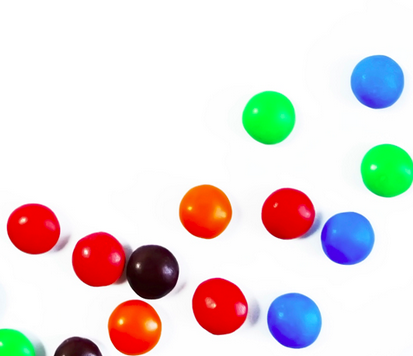
#> input picture computer_vision/opencv_basics/data/smarties.png, 413 x 356 px, found by its file name
$ jupyter execute 15_Morphological_Transformations.ipynb
#> lines starting #> are read from the running program, lines starting #| are printed output that depends on the picture; after the words box and inside, x2 and y2 are one past the last pixel; in counts of white or black regions, pixels touching at a corner belong together
Morphological transformations are some simple operations based on the image shape. It is normally performed on binary images. It needs two inputs, one is our original image, second one is called structuring element or kernel which decides the nature of operation. Two basic morphological operators are <code>Erosion and Dilation</code>. Then its variant forms like <code>Opening, Closing, Gradient etc</code> also comes into play. We will see them one-by-one with help of following image:

1. <span style="background-color: #FFFF00">Erosion</span>:

The basic idea of erosion is just like soil erosion only, it erodes away the boundaries of foreground object (Always try to keep foreground in white). So what it does? The kernel slides through the image (as in 2D convolution). A pixel in the original image (either 1 or 0) will be considered 1 only if all the pixels under the kernel is 1, otherwise it is eroded (made to zero).

So what happends is that, all the pixels near boundary will be discarded depending upon the size of kernel. So the thickness or size of the foreground object decreases or simply white region decreases in the image. It is useful for removing small white noises (as we have seen in colorspace chapter), detach two connected objects etc.

#### <code>2. Dilation </code>
It is just opposite of erosion. Here, a pixel element is '1' if atleast one pixel under the kernel is '1'. So it increases the white region in the image or size of foreground object increases. Normally, in cases like noise removal, erosion is followed by dilation. Because, erosion removes white noises, but it also shrinks our object. So we dilate it. Since noise is gone, they won't come back, but our object area increases. It is also useful in joining broken parts of an object.

#### <code>3. Opening</code>
Opening is just another name of erosion followed by dilation. It is useful in removing noise.

#### <code>4. Closing</code>
Closing is reverse of Opening, Dilation followed by Erosion. It is <span style="background-color: #FFFF00">useful in closing small holes inside the foreground objects, or small black points on the object </span>.

#### <code>5. Morphological Gradient</code>
It is the difference between dilation and erosion of an image.

The result will look like the outline of the object.

#### <code>6. Top Hat</code>
It is the difference between input image and Opening of the image.

#### <code>7. Black Hat</code>
It is the difference between the closing of the input image and input image.

[cell 1]
import cv2
import numpy as np
from matplotlib import pyplot as plt

[cell 2]
img = cv2.imread('C:/Users/piyus/All programming files/Computer_Vision/data/smarties.png', cv2.IMREAD_GRAYSCALE)
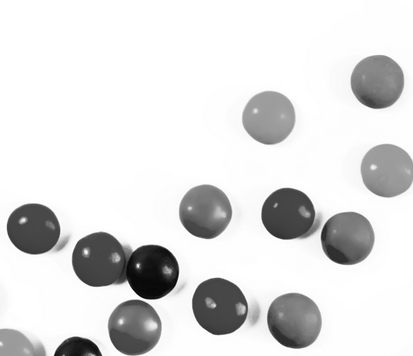
#> img: shape (356, 413); min 4, max 255, mean 222.6
_, mask = cv2.threshold(img, 220, 255, cv2.THRESH_BINARY_INV)
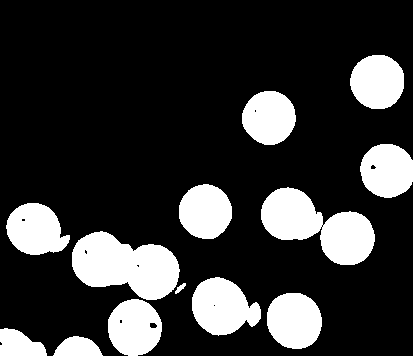
#> mask: shape (356, 413); 20.9% white; 13 white regions, largest, box (x1, y1, x2, y2) and area: (72, 231, 180, 300) 4953, (261, 187, 375, 265) 4823, (192, 277, 261, 336) 2806

titles = ['image', 'mask']
images = [img, mask]

plt.figure(figsize = (10,10))

for i in range(2):
    plt.subplot(1, 2, i+1), plt.imshow(images[i], 'gray')
    plt.title(titles[i])
    plt.xticks([]),plt.yticks([])

plt.show()
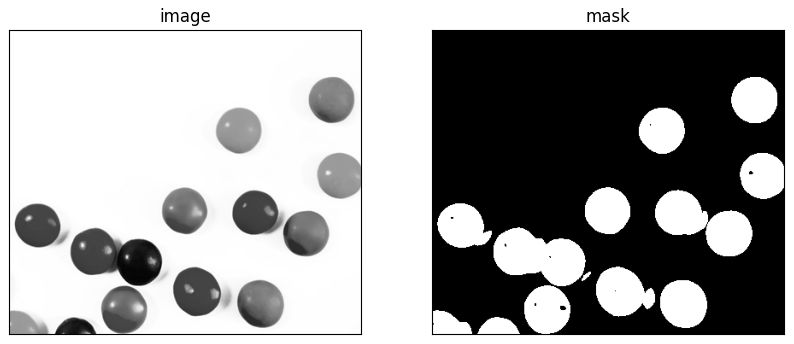
#> figure drawn by matplotlib, 2 panels

#### Note: As you can notice that in the mask image, some black dots are present inside the balls which can be removed using dilation property.

[cell 3]
kernal = np.ones((2,2), np.uint8)
dilation = cv2.dilate(mask, kernal)
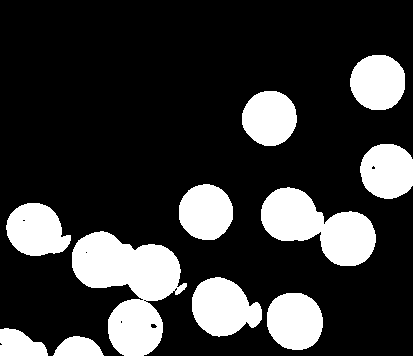
#> dilation: shape (356, 413); 21.8% white; 11 white regions, largest, box (x1, y1, x2, y2) and area: (72, 231, 187, 356) 7729, (261, 187, 376, 266) 5050, (192, 277, 262, 337) 2949

titles = ['image', 'mask', 'dilation']
images = [img, mask, dilation]

plt.figure(figsize = (15,15))

for i in range(3):
    plt.subplot(1, 3, i+1), plt.imshow(images[i], 'gray')
    plt.title(titles[i])
    plt.xticks([]),plt.yticks([])

plt.show()

#### Note: After dilation, still we are having some small black dots inside our balls so we can use two concept. (1) we can increase the number of iteration we want to perform. (2) Increase the size of the kernel

[cell 4]
kernal = np.ones((5,5), np.uint8)
dilation = cv2.dilate(mask, kernal, iterations = 2)
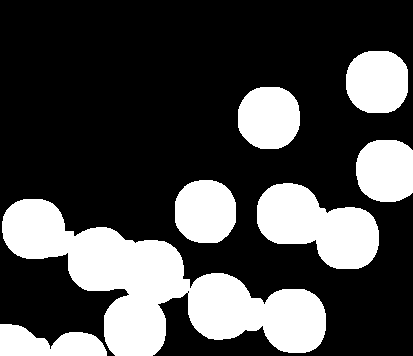
#> dilation: shape (356, 413); 28.7% white; 7 white regions, largest, box (x1, y1, x2, y2) and area: (2, 199, 326, 356) 20478, (257, 183, 379, 269) 6571, (346, 51, 408, 113) 3256

titles = ['image', 'mask', 'dilation']
images = [img, mask, dilation]

plt.figure(figsize = (15,15))

for i in range(3):
    plt.subplot(1, 3, i+1), plt.imshow(images[i], 'gray')
    plt.title(titles[i])
    plt.xticks([]),plt.yticks([])

plt.show()

#### Note: As we increased our kernel size to (5,5) it leads to change in size of the ball. So use the kernel size carefully.

[cell 5]
import cv2
import numpy as np
from matplotlib import pyplot as plt

img = cv2.imread('C:/Users/piyus/All programming files/Computer_Vision/data/smarties.png', cv2.IMREAD_GRAYSCALE)
_, mask = cv2.threshold(img, 220, 255, cv2.THRESH_BINARY_INV)

kernal = np.ones((5,5), np.uint8)

dilation = cv2.dilate(mask, kernal, iterations=2)
erosion = cv2.erode(mask, kernal, iterations=1)
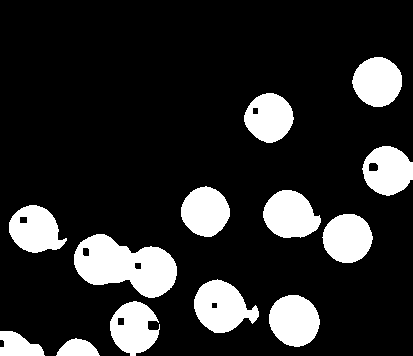
#> erosion: shape (356, 413); 16.9% white; 13 white regions, largest, box (x1, y1, x2, y2) and area: (74, 234, 177, 298) 4143, (194, 279, 259, 333) 2241, (269, 295, 320, 347) 2042
opening = cv2.morphologyEx(mask, cv2.MORPH_OPEN, kernal)
#> opening: shape (356, 413); 20.8% white; 12 white regions, largest, box (x1, y1, x2, y2) and area: (72, 232, 179, 300) 4947, (261, 188, 375, 265) 4815, (192, 277, 261, 335) 2801
closing = cv2.morphologyEx(mask, cv2.MORPH_CLOSE, kernal)
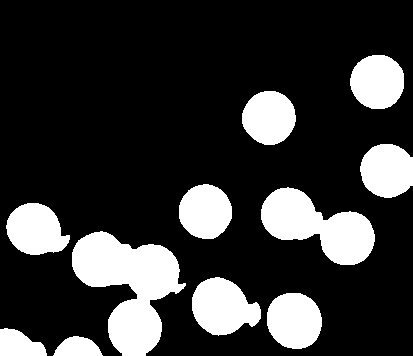
#> closing: shape (356, 413); 21% white; 11 white regions, largest, box (x1, y1, x2, y2) and area: (72, 231, 186, 356) 7529, (261, 187, 375, 265) 4855, (192, 277, 261, 336) 2822
mg = cv2.morphologyEx(mask, cv2.MORPH_GRADIENT, kernal)
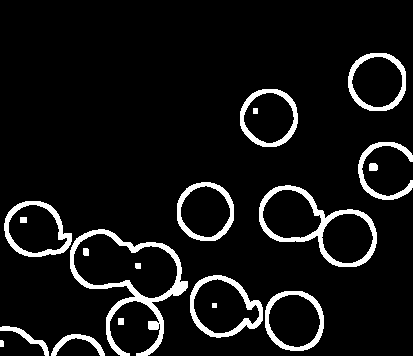
#> mg: shape (356, 413); 7.9% white; 19 white regions, largest, box (x1, y1, x2, y2) and area: (70, 229, 188, 356) 2526, (259, 185, 377, 267) 1752, (190, 275, 263, 338) 1108
th = cv2.morphologyEx(mask, cv2.MORPH_TOPHAT, kernal)
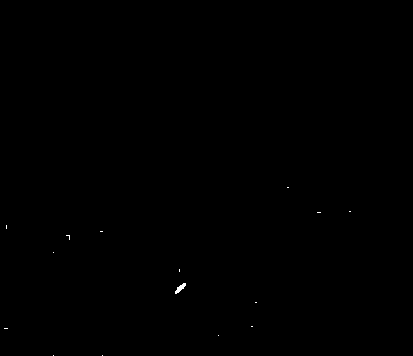
#> th: shape (356, 413); 0.06% white; 15 white regions (14 under 20 px), largest, box (x1, y1, x2, y2) and area: (175, 283, 186, 294) 54

titles = ['image', 'mask', 'dilation', 'erosion', 'opening', 'closing', 'mg', 'th']
images = [img, mask, dilation, erosion, opening, closing, mg, th]

plt.figure(figsize = (15,7))
for i in range(8):
    plt.subplot(2, 4, i+1), plt.imshow(images[i], 'gray')
    plt.title(titles[i])
    plt.xticks([]),plt.yticks([])

plt.show()
